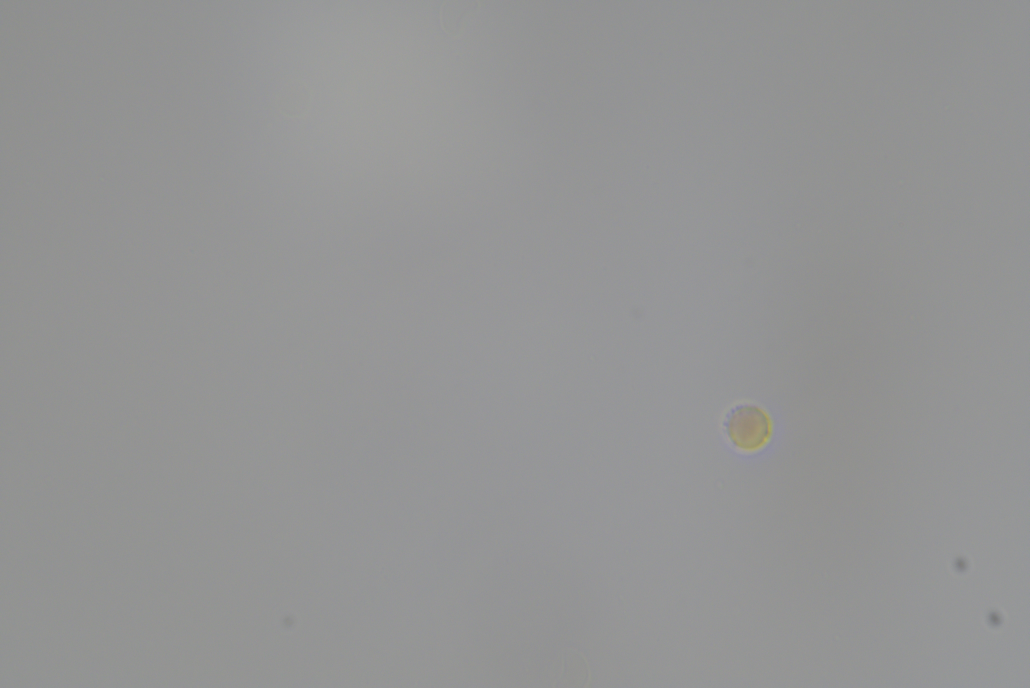
#> input picture Data/1.jpg, 3088 x 2064 px (shown at 1/3 size)
$ python image_mask_1.py
#> lines starting #> are read from the running program, lines starting #| are printed output that depends on the picture; after the words box and inside, x2 and y2 are one past the last pixel; in counts of white or black regions, pixels touching at a corner belong together
import cv2
import numpy as np

# Load image, create mask, and draw white circle on mask
image = cv2.imread('Data/1.jpg')
#> image is the input picture: shape (2064, 3088, 3); mean B, G, R 149, 148.9, 148.3
mask = np.zeros(image.shape, dtype=np.uint8)
mask = cv2.circle(mask, (260, 300), 225, (255,255,255), -1)

# Mask input image with binary mask
result = cv2.bitwise_and(image, mask)
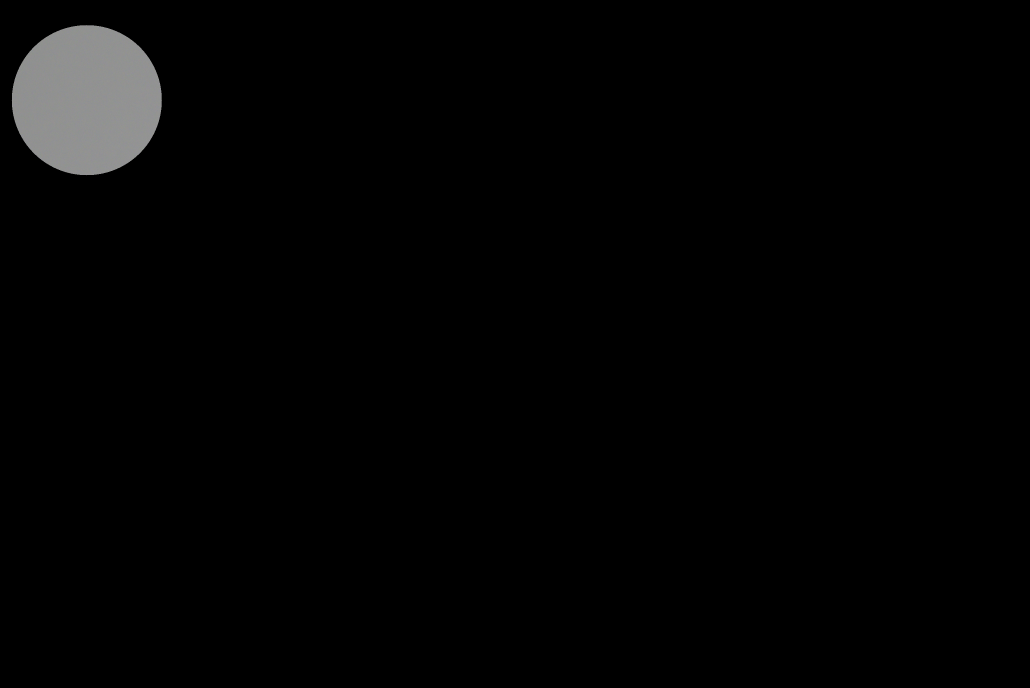
#> result: shape (2064, 3088, 3) (shown at 1/3 size); mean B, G, R 3.6, 3.6, 3.6
# Color background white
result[mask==0] = 255 # Optional
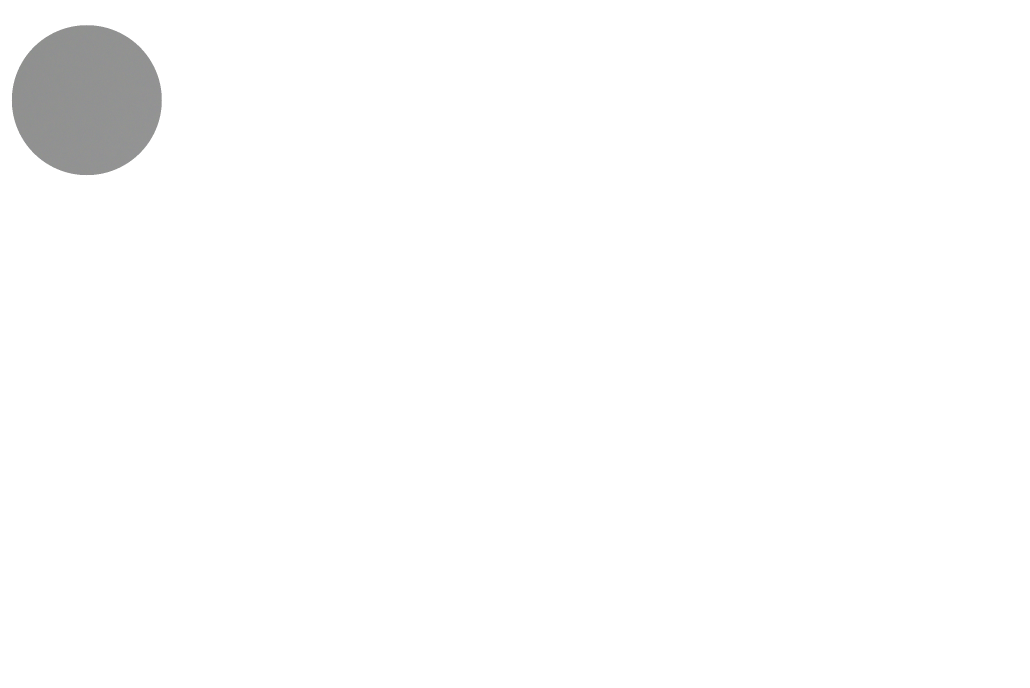
#> result: shape (2064, 3088, 3) (shown at 1/3 size); mean B, G, R 252.3, 252.3, 252.3

cv2.imshow('image', image)
cv2.imshow('mask', mask)
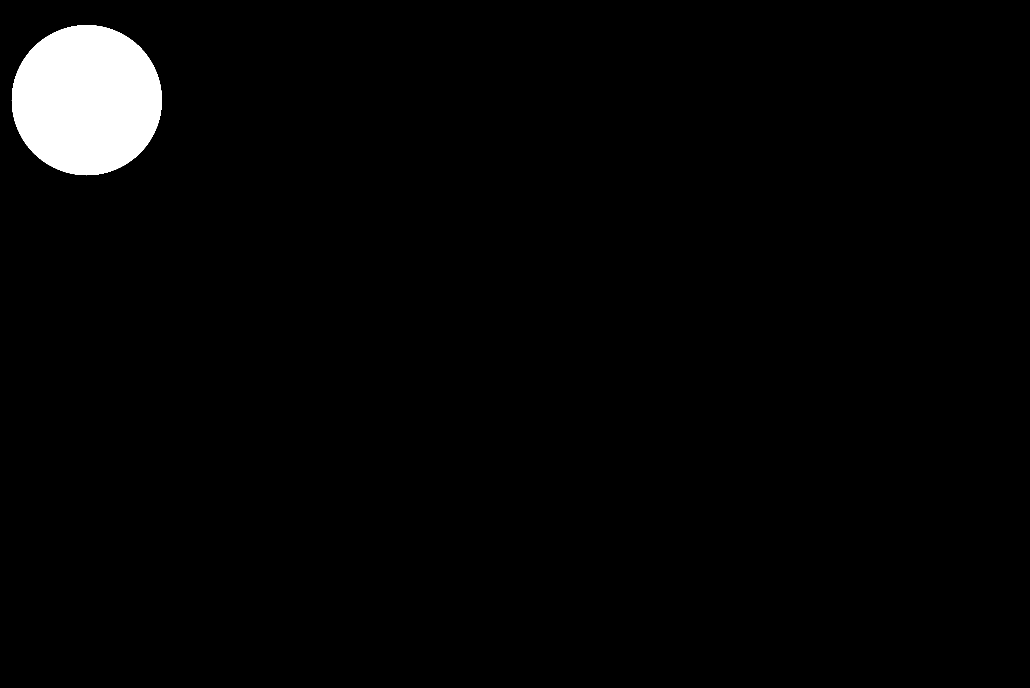
#> window 'mask': shape (2064, 3088, 3) (shown at 1/3 size); 2.5% white; 1 white region, box (x1, y1, x2, y2) and area: (35, 75, 486, 526) 159033
cv2.imshow('result', result)
cv2.waitKey()
